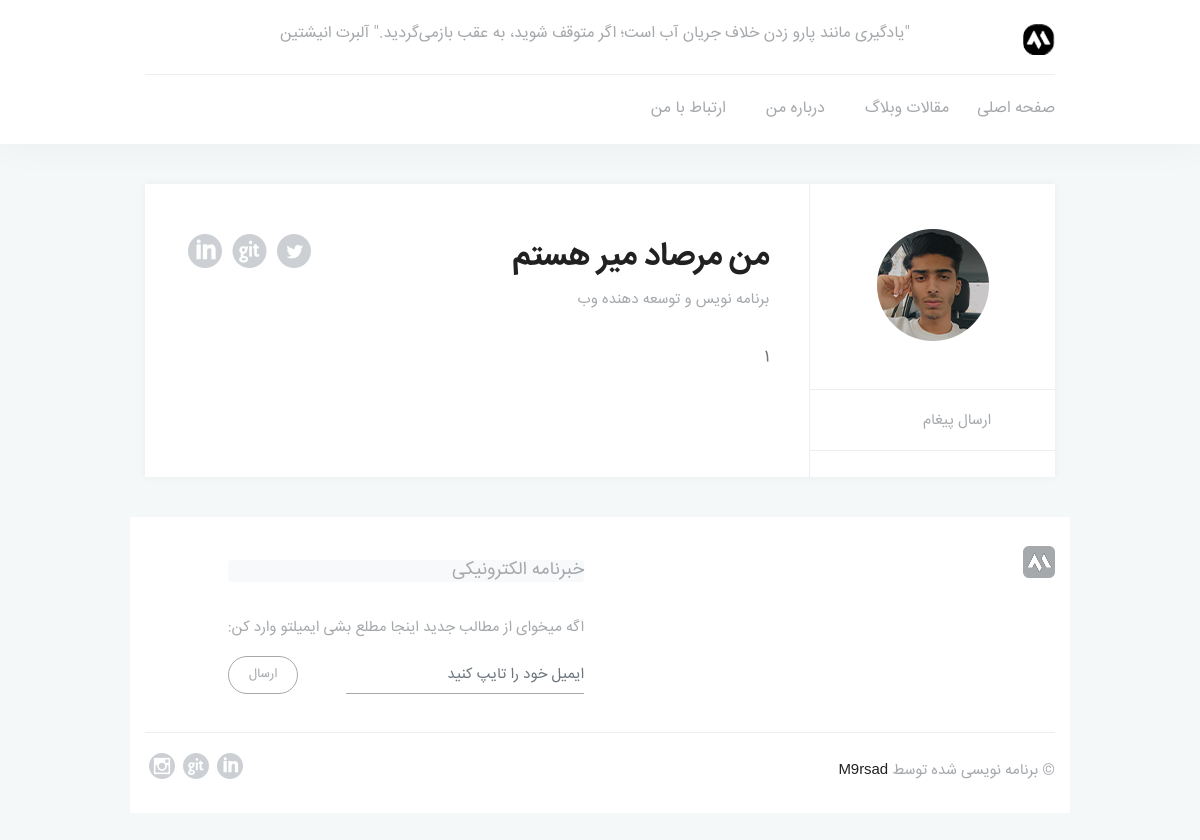
/about_me, run on an earlier commit of the app's database.
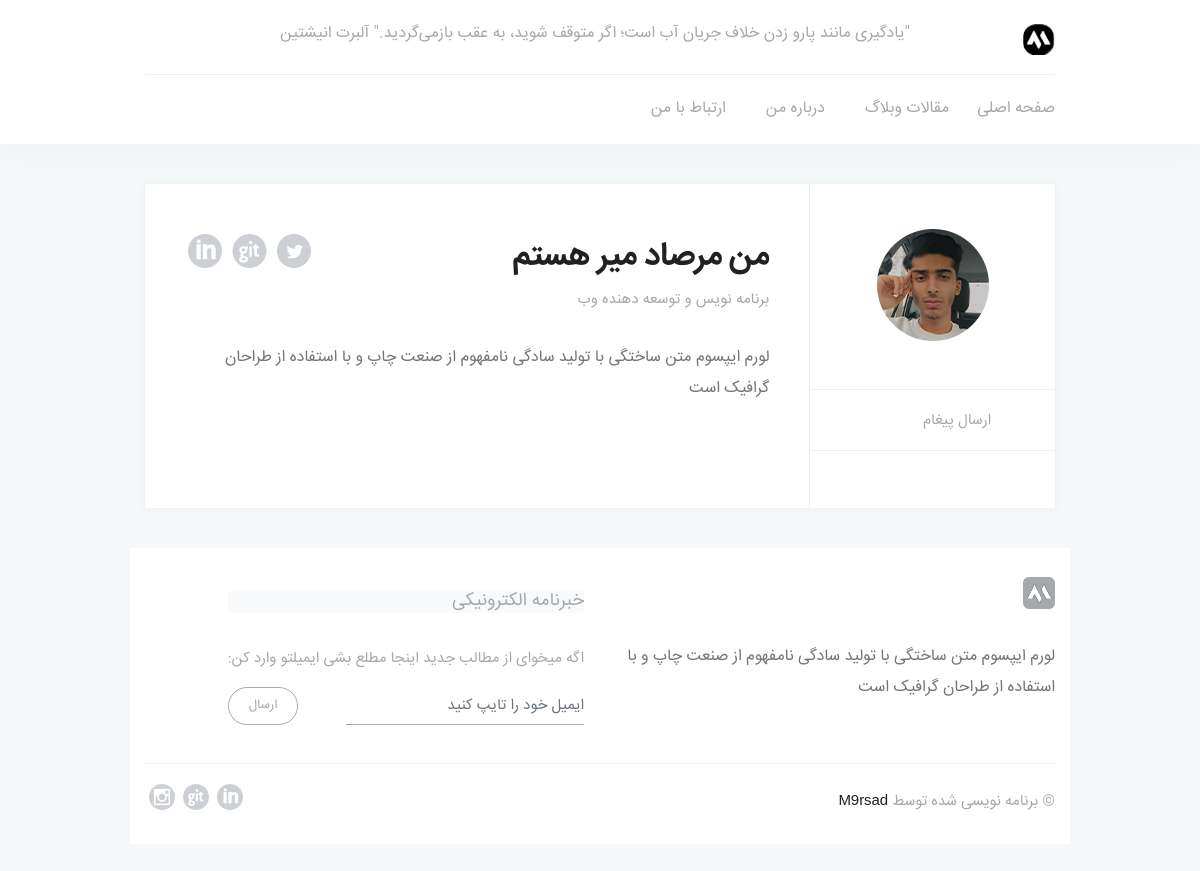
And on a later commit of the database.
### Index/models.py (models this page shows, shortened)
class HeaderBasement(models.Model):
    title = RichTextField(blank=True, null=True, verbose_name='عنوان')
    time_created = models.DateTimeField(auto_now_add=True)
    class Meta:
        verbose_name = 'عنوان بالای صفحه'
        verbose_name_plural = 'عنوان بالای صفحه'

class FooterBasement(models.Model):
    description = RichTextField(blank=True, null=True, verbose_name='توضیحات پایین صفحه')
    time_created = models.DateTimeField(auto_now_add=True)
    class Meta:
        verbose_name = 'فوتر'
        verbose_name_plural = 'فوتر'
    def __str__(self):
        return self.description

### Account/models.py (models this page shows, shortened)
class CustomUser(models.Model):
    f_name = models.CharField(max_length=100, verbose_name='نام')
    l_name = models.CharField(max_length=100, verbose_name='نام خانوادگی')
    phone = models.CharField(max_length=14, unique=True, verbose_name='شماره تلفن')
    email = models.EmailField(verbose_name='ایمیل')
    linkedin = models.CharField(max_length=250, verbose_name='آدرس لینکدین')
    telegram = models.CharField(max_length=250, verbose_name='تلگرام')
    instagram = models.CharField(max_length=250, verbose_name='اینستاگرام')
    github = models.CharField(max_length=250, verbose_name='آدرس گیتهاب')
    about_me = RichTextField(verbose_name='درباه من(نمایش در بخش درباه من)')
    image = models.ImageField(upload_to='Account/images', null=True, blank=True, verbose_name='تصویر پروفایل')
    class Meta:
        verbose_name = 'اطلاعات من'
        verbose_name_plural = 'اطلاعات من'

### Index/views.py (the view)
# urls.py: path('about_me', views.about_me, name='about_me'),
def about_me(request):
    return render(request, 'about-me.html')

### context_processors/context_processors.py (called while the page is built)
def all_categories(request):
    category = models.Category.objects.all()
    return {'all_categories': category}

def all_articles(request):
    all_articles = models.Article.objects.all().order_by('-created_time')
    for article in all_articles:
        created_time = article.created_time
        article.jalali = JalaliDate(datetime.date
                                    (created_time.year, created_time.month, created_time.day)).strftime('%c', 'fa')
        time_difference = timezone.now() - article.created_time
        article.time_difference = time_difference.total_seconds() // 3600
    return {'all_articles': all_articles}

def header(request):
    header_title = HeaderBasement.objects.all()
    return {'header_title': header_title}

def footer(request):
    footer_description = FooterBasement.objects.all()
    return {'footer_description': footer_description}

def admin_user(request):
    users = CustomUser.objects.all()
    return {'admin_user': users}

### Index/templates/about-me.html (shortened to what this page needs)
{% extends 'base.html' %}
{% load static %}
{% block content %}
    <main>
        <div class="container">
            <div class="row">
                <div class="col-12">
                    {% for user in admin_user %}
                        <section class="general-info white-box">
                            <div class="author">
                                <img src="{{ user.image }}" alt="" data-rjs="2">
                                <ul class="author-nav">
                                    <li><a href="{% url 'index:contact_us' %}" title=""><i class="pe-7s-paper-plane"></i> ارسال پیغام</a></li>
                                </ul>
                            </div>
                            <div class="general-info-right">
                                <h1>من مرصاد میر هستم</h1>
                                <div class="social">
                                    <a href="#" title="Twitter"><i class="icon-social_twitter_circle"></i></a>
                                    <a href="#" title="Github"><i class="icon-social_github_circle"></i></a>
                                    <a href="#" title="LinkedIn"><i class="icon-social_linkedin_circle"></i></a>
                                </div>
                                <span class="general-info-right-author-info">برنامه نویس و توسعه دهنده وب</span>
                                <p>
                                    {{ user.about_me|safe }}
                                </p>
                            </div>
                        </section>
                    {% endfor %}
                </div>
{% endblock %}

### templates/includes/header.html (shortened to what this page needs)
{% load static %}
<header class="navbar-fixed-top">
    <div class="container">
        <div class="row">
            <div class="col-lg-12">
                <div class="header-top">
                    <div class="header-top-logo">
                        <a href="index.html" title="لوگو"><img src="{% static "img/logo.png" %}" alt="لوگو"
                                                               data-rjs="2"></a>
                    </div>
                    <div class="header-top-text">
                        <p>
                            {% for text in header_title %}
                                {{ text.title|safe }}
                            {% endfor %}
                        </p>
                    </div>
                    <nav class="header-top-nav">
                        <ul>
                            <li class="header-top-nav-search">
                                <a href="#" class="light-link" title="جستجو کردن"><i class="pe-7s-search"></i></a>
                            </li>
                        </ul>
                    </nav>
                </div>
            </div>
            <div class="col-lg-12">
                <nav class="header-nav">
                    <ul>
                        <li><a href="{% url 'index:index' %}" title="صفحه اصلی">صفحه اصلی</a></li>
                        <li class="dropdown">
                            <a href="#" class="dropdown-toggle" title="مقالات وبلاگ">مقالات وبلاگ</a>
                        </li>
                        <li><a href="{% url 'index:about_me' %}" title="درباره من">درباره من</a></li>
                        <li><a href="{% url 'index:contact_us' %}" title="ارتباط با من">ارتباط با من</a></li>
                    </ul>
                </nav>
            </div>
        </div>
    </div>
</header>

### templates/includes/footer.html
{% load static %}
<footer style="padding-top: 5px">
    <div class="container">
        <div class="row">
            <div class="col-md-6 col-12">
                <div class="pt-4">
                    <div class="">
                        <img src="{% static 'img/logo-grey.png' %}" alt="لوگو" class="footer-section-title-img pb-3" data-rjs="2">
                        <div class="">
                            <p class="font-primary footer-section-content-about">
                                {% for text in footer_description %}
                                    {{ text|safe }}
                                {% endfor %}
                            </p>
                        </div>
                    </div>
                </div>
            </div>
        <div class="footer-section pr-3">
                    <h3 class="footer-section-newsletter bg-light rounded">خبرنامه الکترونیکی</h3>
                    <div class="footer-section-content">
                       <p class="font-primary ">اگه میخوای از مطالب جدید اینجا مطلع بشی ایمیلتو وارد کن:</p>
                       <form class="d-flex" action="" method="post">
                          <input type="text" class="form-control w-75" placeholder="ایمیل خود را تایپ کنید">
                          <a href="#" title="Watch it" class="btn btn-small mr-5">ارسال</a>
                       </form>
                    </div>
                 </div>
        </div>
    </div>
    <div class="container">
        <div class="row">
            <div class="col-12">
                <div class="copyright">
                    <ul>
                        <li><a href="{{ user.instagram }}" target="_blank" title="Instagram"><i class="icon-social_instagram_circle"></i></a></li>
                        <li><a href="{{ user.github }}" target="_blank" title="Github"><i class="icon-social_github_circle"></i></a></li>
                        <li><a href="{{ user.linkedin }}" target="_blank" title="LinkedIn"><i class="icon-social_linkedin_circle"></i></a></li>
                    </ul>
                    <p class="font-primary">&copy; برنامه نویسی شده توسط <a
                            href="{% url "index:about_me" %}" title="" class="black"
                            style="font-family: 'Microsoft Sans Serif', Tahoma, Arial, Verdana, Sans-Serif">
                        M9rsad
                    </a></p>
                </div>
            </div>
        </div>
    </div>
</footer>

What changed in the data, as far as the page shows it:
changed CustomUser: about_me "1" → "لورم ایپسوم متن ساختگی با تولید سادگی نامفهوم از صنعت چاپ و با استفاده از طراحان گرافیک است"
added FooterBasement: description "لورم ایپسوم متن ساختگی با تولید سادگی نامفهوم از صنعت چاپ و با استفاده از طراحان گرافیک است"
